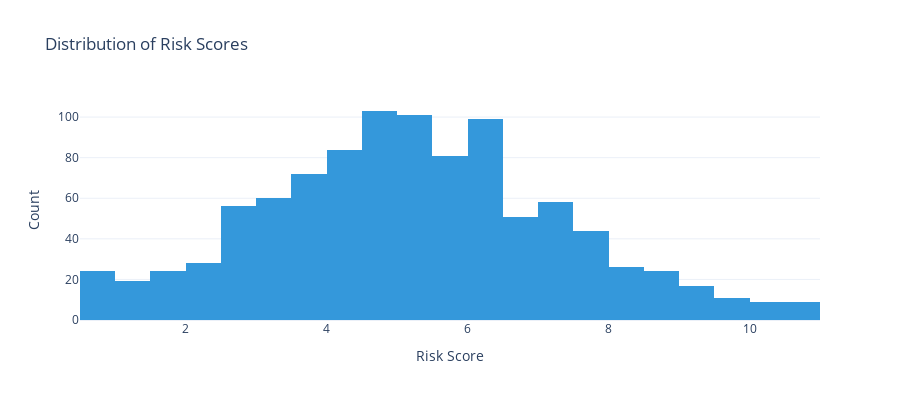

Notebook source saved alongside this figure:
### Code cell
# Risk Score Distribution

fig = px.histogram(
    copiah_df, 
    x='Risk Score', 
    color_discrete_sequence=['#3498db'],
    title='Distribution of Risk Scores'
)

fig.update_layout(
    title='Distribution of Risk Scores',
    xaxis_title='Risk Score',
    yaxis_title='Count',
    template='plotly_white',
    width=900,
    height=400
)

fig.show()

### Figure 1 — Plotly figure (JSON) as saved in the notebook; plotly's stock layout.template omitted (floating-point values rounded to 4 significant figures; data arrays with more than 128 entries replaced by an {"elided": "..."} marker saying what was removed)
{"data": [{"bingroup": "x", "hovertemplate": "Risk Score=%{x}<br>count=%{y}<extra></extra>", "legendgroup": "", "marker": {"color": "#3498db", "pattern": {"shape": ""}}, "name": "", "orientation": "v", "showlegend": false, "type": "histogram", "x": {"elided": "1000 float values"}, "xaxis": "x", "yaxis": "y"}], "layout": {"barmode": "relative", "height": 400, "legend": {"tracegroupgap": 0}, "title": {"text": "Distribution of Risk Scores"}, "width": 900, "xaxis": {"anchor": "y", "domain": [0, 1], "title": {"text": "Risk Score"}}, "yaxis": {"anchor": "x", "domain": [0, 1], "title": {"text": "Count"}}}}
